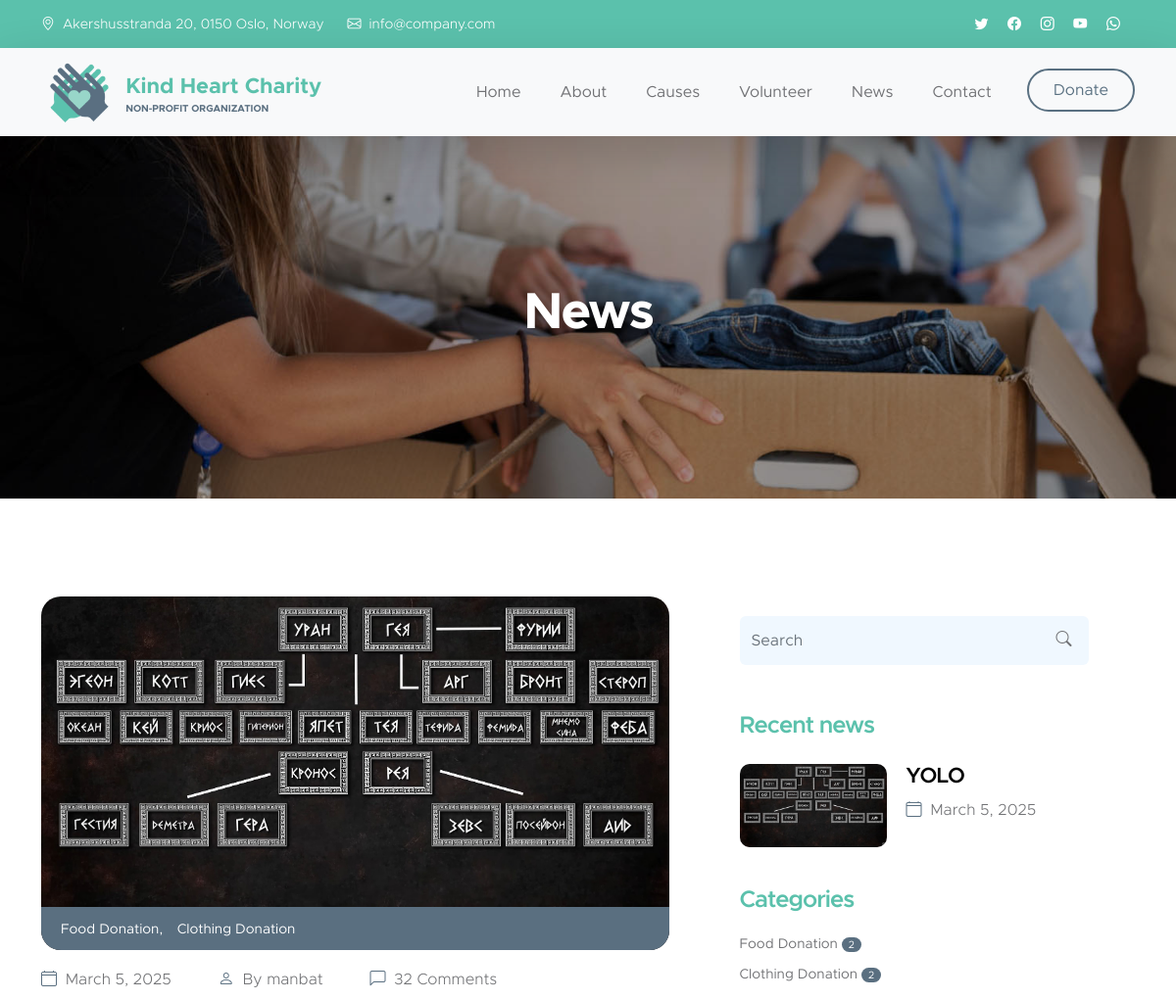
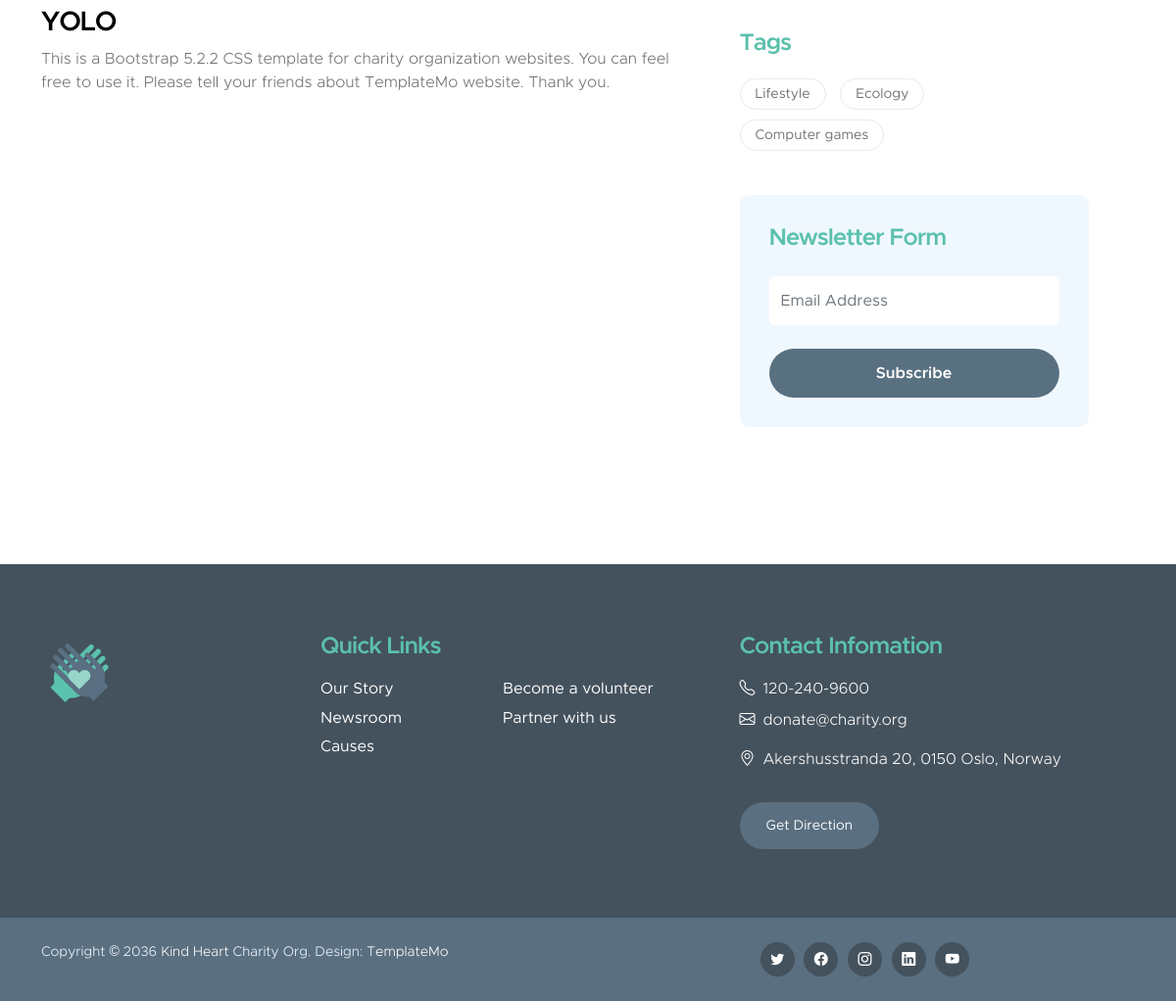
/tag/lifestyle, run on the app's committed database (2 pictures, top to bottom).
### charity/models.py (models this page shows, shortened)
class Article(models.Model):
    img = models.ImageField()
    tags = models.ManyToManyField('Tag')
    categories = models.ManyToManyField('Category', related_name='articles_amount')
    title = models.CharField(max_length=40)
    date = models.DateField(auto_now_add=True)
    content = models.TextField()
    author = models.ForeignKey(settings.AUTH_USER_MODEL, on_delete=models.CASCADE, null=True)
    slug = models.SlugField(unique=True)
    def get_absolute_url(self):
        return reverse('article', kwargs={"article_slug": self.slug})

class Category(models.Model):
    name = models.CharField(max_length=20)
    slug = models.SlugField()
    def post_count(self):
        return self.articles_amount.count()
    def get_absolute_url(self):
        return reverse('category', kwargs={"category_slug": self.slug})
    class Meta:
        verbose_name = 'Category'
        verbose_name_plural = 'Categories'

class Tag(models.Model):
    name = models.CharField(max_length=20)
    slug = models.SlugField()
    def get_absolute_url(self):
        return reverse('tag', kwargs={"tag_slug": self.slug})

### charity/views.py (the view)
# urls.py: path('tag/<slug:tag_slug>', TagArticleList.as_view(), name='tag'),
class TagArticleList(BaseContextMixin, ListView):
    model = Article
    template_name = 'news.html'
    context_object_name = 'articles'
    def get_queryset(self) -> QuerySet[Any]:
        return Article.objects.filter(tags__slug=self.kwargs['tag_slug'])

### charity/views.py (called while the page is built)
    def get_context_data(self, **kwargs) -> dict[str, Any]:
        context = super().get_context_data(**kwargs)
        context['tags'] = Tag.objects.all()[:5]
        context['categories'] = Category.objects.all()
        return context

### templates/news.html (shortened to what this page needs)
{% extends "base_news_bar.html" %}
{% block post %}
    <div class="col-lg-7 col-12">
        {% for article in articles %}
            <div class="news-block">
                <div class="news-block-top">
                    <a href="{{ article.get_absolute_url }}">
                        <img src='{{ article.img.url }}' class="news-image img-fluid" alt="">
                    </a>
                    <div class="news-category-block">
                        {% for category in article.categories.all %}
                        <a href="#" class="category-block-link">{{ category.name }}{% if forloop.last %}{% else %},{% endif %}</a>
                        {% endfor %}
                    </div>
                </div>
                <div class="news-block-info">
                    <div class="d-flex mt-2">
                        <div class="news-block-date">
                            <p>
                                <i class="bi-calendar4 custom-icon me-1"></i>
                                {{ article.date }}
                            </p>
                        </div>
                        <div class="news-block-author mx-5">
                            <p>
                                <i class="bi-person custom-icon me-1"></i>
                                By {{ article.author }}
                            </p>
                        </div>
                        <div class="news-block-comment">
                            <p>
                                <i class="bi-chat-left custom-icon me-1"></i>
                                32 Comments
                            </p>
                        </div>
                    </div>
                    <div class="news-block-title mb-2">
                        <h4>
                            <a href="news-detail.html" class="news-block-title-link">
                                {{ article.title }}
                            </a>
                        </h4>
                    </div>
                    <div class="news-block-body">
                        <p>This is a Bootstrap 5.2.2 CSS template for charity organization websites. You can feel free to use it. Please tell your friends about TemplateMo website. Thank you.</p>
                    </div>
                </div>
            </div>
        {% endfor %}
    </div>
{% endblock %}

### templates/base_news_bar.html (shortened to what this page needs)
{% extends "base.html" %}
{% block main %}
        <main>
            <section class="news-detail-header-section text-center">
                <div class="section-overlay"></div>
                <div class="container">
                    <div class="row">
                        <div class="col-lg-12 col-12">
                            {% if article %}
                            <h1 class="text-white">{{ article.title }}</h1>
                            {% else %}
                            <h1 class="text-white">News</h1>
                            {% endif %}
                        </div>
                    </div>
                </div>
            </section>
            <section class="news-section section-padding">
                <div class="container">
                    <div class="row">
                        {% block post %}
                        {% endblock %}
                        <div class="col-lg-4 col-12 mx-auto mt-4 mt-lg-0">
                            <form class="custom-form search-form" action="{% url 'search' %}" method="post" role="form">
                                <input class="form-control" type="search" placeholder="Search" aria-label="Search" name="search">
                                <button type="submit" class="form-control">
                                    <i class="bi-search"></i>
                                </button>
                            </form>
                            <h5 class="mt-5 mb-3">Recent news</h5>
                            {% for article in articles %}
                                <div class="news-block news-block-two-col d-flex mt-4">
                                    <div class="news-block-two-col-image-wrap">
                                        <a href="{{ article.get_absolute_url }}">
                                            <img src="{{ article.img.url }}" class="news-image img-fluid" alt="">
                                        </a>
                                    </div>
                                    <div class="news-block-two-col-info">
                                        <div class="news-block-title mb-2">
                                            <h6><a href="{{ article.get_absolute_url }}" class="news-block-title-link">{{ article.title }}</a></h6>
                                        </div>
                                        <div class="news-block-date">
                                            <p>
                                                <i class="bi-calendar4 custom-icon me-1"></i>
                                                {{ article.date }}
                                            </p>
                                        </div>
                                    </div>
                                </div>
                            {% endfor %}
                            <div class="category-block d-flex flex-column">
                                <h5 class="mb-3">Categories</h5>
                                {% for category in categories %}
                                <a href="{{ category.get_absolute_url }}" class="category-block-link">
                                    {{ category.name }}
                                    <span class="badge">{{ category.post_count }}</span>
                                </a>
                                {% endfor %}
                            </div>
                            <div class="tags-block">
                                <h5 class="mb-3">Tags</h5>
                                {% for tag in tags %}
                                <a href="{{ tag.get_absolute_url }}" class="tags-block-link">
                                    {{ tag.name }}
                                </a>
                                {% endfor %}
                            </div>
                            <form class="custom-form subscribe-form" action="#" method="post" role="form">
                                <h5 class="mb-4">Newsletter Form</h5>
                                <input type="email" name="subscribe-email" id="subscribe-email" pattern="[^ @]*@[^ @]*" class="form-control" placeholder="Email Address" required>
                                <div class="col-lg-12 col-12">
                                    <button type="submit" class="form-control">Subscribe</button>
                                </div>
                            </form>
                        </div>
                    </div>
                </div>
            </section>
        </main>
        {% endblock %}

### static/css/templatemo-kind-heart-charity.css (style rules this page uses)
:root { --white-color: #ffffff; --primary-color: #5bc1ac; --secondary-color: #5a6f80; --section-bg-color: #f0f8ff; --site-footer-bg-color: #44525d; --custom-btn-bg-color: #597081; --custom-btn-bg-hover-color: #5bc1ac; --dark-color: #000000; --p-color: #717275; --border-color: #e9eaeb; --body-font-family: 'Metropolis', sans-serif; --h1-font-size: 52px; --h2-font-size: 46px; --h3-font-size: 32px; --h4-font-size: 28px; --h5-font-size: 24px; --h6-font-size: 22px; --p-font-size: 16px; --btn-font-size: 18px; --copyright-font-size: 14px; --border-radius-large: 100px; --border-radius-medium: 20px; --border-radius-small: 10px; --font-weight-light: 300; --font-weight-normal: 400; --font-weight-semibold: 600; --font-weight-bold: 700; }
body { background-color: var(--white-color); font-family: var(--body-font-family); }
h2, h3, h4, h5, h6 { color: var(--dark-color); }
h1, h2, h3, h4, h5, h6 { font-weight: var(--font-weight-semibold); letter-spacing: -1px; }
h1 { font-size: var(--h1-font-size); font-weight: var(--font-weight-bold); letter-spacing: -2px; }
h4 { font-size: var(--h4-font-size); }
h5 { color: var(--primary-color); font-size: var(--h5-font-size); }
h6 { font-size: var(--h6-font-size); }
p { color: var(--p-color); font-size: var(--p-font-size); font-weight: var(--font-weight-light); }
a, button { touch-action: manipulation; transition: all 0.3s; }
a { color: var(--p-color); text-decoration: none; }
.section-padding { padding-top: 100px; padding-bottom: 100px; }
.section-overlay { background: rgba(0, 0, 0, 0.35); position: absolute; top: 0; left: 0; pointer-events: none; width: 100%; height: 100%; }
.section-overlay + .container { position: relative; }
.custom-icon { color: var(--secondary-color); }
.news-detail-header-section { background-image: url('../images/news/close-up-volunteer-oganizing-stuff-donation.jpg'); background-repeat: no-repeat; background-position: center; background-size: cover; position: relative; padding-top: 150px; padding-bottom: 150px; }
.news-block-top { border-radius: var(--border-radius-medium); position: relative; overflow: hidden; }
.news-block-two-col-image-wrap { border-radius: var(--border-radius-small); position: relative; overflow: hidden; width: 150px; margin-right: 20px; }
.news-category-block { background: var(--secondary-color); position: absolute; bottom: 0; right: 0; left: 0; padding: 10px 20px; }
.news-category-block .category-block-link { color: var(--white-color); margin-right: 10px; }
.news-block-info { padding-top: 10px; padding-bottom: 10px; }
.news-block-title-link { color: var(--dark-color); }
.search-form { margin-top: 20px; }
.category-block, .subscribe-form { margin-top: 40px; margin-bottom: 40px; }
.category-block-link { font-size: var(--copyright-font-size); margin-top: 5px; margin-bottom: 5px; }
.badge { background: var(--secondary-color); border-radius: var(--border-radius-medium); font-weight: var(--font-weight-normal); line-height: normal; padding-bottom: 2px; }
.tags-block-link { border: 1px solid var(--border-color); border-radius: var(--border-radius-medium); display: inline-block; font-size: var(--copyright-font-size); line-height: normal; margin-right: 10px; margin-top: 5px; margin-bottom: 5px; padding: 8px 15px; }
.custom-form .form-control, .input-group-file { background-color: var(--section-bg-color); box-shadow: none; border: 0; color: var(--p-color); margin-bottom: 24px; padding-top: 13px; padding-bottom: 13px; outline: none; }
.custom-form button[type="submit"] { background: var(--custom-btn-bg-color); border: none; border-radius: var(--border-radius-large); color: var(--white-color); font-size: var(--p-font-size); font-weight: var(--font-weight-semibold); transition: all 0.3s; margin-bottom: 0; }
.search-form { position: relative; }
.search-form .form-control { padding-right: 50px; }
.search-form button[type="submit"] { background: transparent; position: absolute; top: 0; right: 0; color: var(--p-color); width: 50px; padding: 12px; }
.subscribe-form { background: var(--section-bg-color); border-radius: var(--border-radius-small); padding: 30px; }
.subscribe-form .form-control { background: var(--white-color); }

### data on the page
Article: img (picture), date "March 5, 2025", author "manbat", title "YOLO"
Category: name "Food Donation", post_count "2"
Category: name "Clothing Donation", post_count "2"
Tag: name "Lifestyle"
Tag: name "Ecology"
Tag: name "Computer games"
